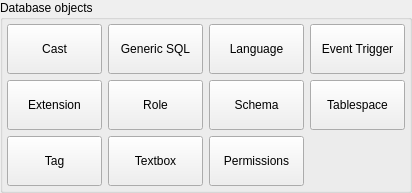
       <widget class="QGroupBox" name="db_objs_grp">
        <property name="title">
         <string>Database objects</string>
        </property>
        <layout class="QGridLayout" name="gridLayout_9">
         <property name="leftMargin">
          <number>4</number>
         </property>
         <property name="topMargin">
          <number>4</number>
         </property>
         <property name="rightMargin">
          <number>4</number>
         </property>
         <property name="bottomMargin">
          <number>4</number>
         </property>
         <item row="0" column="0">
          <widget class="QWidget" name="db_objs_btns_wgt" native="true">
           <property name="sizePolicy">
            <sizepolicy hsizetype="Preferred" vsizetype="Fixed">
             <horstretch>0</horstretch>
             <verstretch>0</verstretch>
            </sizepolicy>
           </property>
           <layout class="QGridLayout" name="gridLayout_4">
            <property name="leftMargin">
             <number>0</number>
            </property>
            <property name="topMargin">
             <number>0</number>
            </property>
            <property name="rightMargin">
             <number>0</number>
            </property>
            <property name="bottomMargin">
             <number>0</number>
            </property>
            <property name="spacing">
             <number>6</number>
            </property>
            <item row="1" column="2">
             <widget class="QToolButton" name="schema_tb">
              <property name="sizePolicy">
               <sizepolicy hsizetype="Preferred" vsizetype="Fixed">
                <horstretch>0</horstretch>
                <verstretch>0</verstretch>
               </sizepolicy>
              </property>
              <property name="minimumSize">
               <size>
                <width>95</width>
                <height>50</height>
               </size>
              </property>
              <property name="font">
               <font>
                <weight>50</weight>
                <bold>false</bold>
               </font>
              </property>
              <property name="focusPolicy">
               <enum>Qt::NoFocus</enum>
              </property>
              <property name="text">
               <string>Schema</string>
              </property>
              <property name="icon">
               <iconset resource="../res/resources.qrc">
                <normaloff>:/icones/icones/schema.png</normaloff>:/icones/icones/schema.png</iconset>
              </property>
              <property name="iconSize">
               <size>
                <width>32</width>
                <height>32</height>
               </size>
              </property>
              <property name="popupMode">
               <enum>QToolButton::InstantPopup</enum>
              </property>
              <property name="toolButtonStyle">
               <enum>Qt::ToolButtonTextUnderIcon</enum>
              </property>
             </widget>
            </item>
            <item row="1" column="4">
             <widget class="QToolButton" name="tablespace_tb">
              <property name="sizePolicy">
               <sizepolicy hsizetype="Preferred" vsizetype="Fixed">
                <horstretch>0</horstretch>
                <verstretch>0</verstretch>
               </sizepolicy>
              </property>
              <property name="minimumSize">
               <size>
                <width>95</width>
                <height>50</height>
               </size>
              </property>
              <property name="font">
               <font>
                <weight>50</weight>
                <bold>false</bold>
               </font>
              </property>
              <property name="focusPolicy">
               <enum>Qt::NoFocus</enum>
              </property>
              <property name="text">
               <string>Tablespace</string>
              </property>
              <property name="icon">
               <iconset resource="../res/resources.qrc">
                <normaloff>:/icones/icones/tablespace.png</normaloff>:/icones/icones/tablespace.png</iconset>
              </property>
              <property name="iconSize">
               <size>
                <width>32</width>
                <height>32</height>
               </size>
              </property>
              <property name="popupMode">
               <enum>QToolButton::InstantPopup</enum>
              </property>
              <property name="toolButtonStyle">
               <enum>Qt::ToolButtonTextUnderIcon</enum>
              </property>
             </widget>
            </item>
            <item row="1" column="1">
             <widget class="QToolButton" name="role_tb">
              <property name="sizePolicy">
               <sizepolicy hsizetype="Preferred" vsizetype="Fixed">
                <horstretch>0</horstretch>
                <verstretch>0</verstretch>
               </sizepolicy>
              </property>
              <property name="minimumSize">
               <size>
                <width>95</width>
                <height>50</height>
               </size>
              </property>
              <property name="font">
               <font>
                <weight>50</weight>
                <bold>false</bold>
               </font>
              </property>
              <property name="focusPolicy">
               <enum>Qt::NoFocus</enum>
              </property>
              <property name="text">
               <string>Role</string>
              </property>
              <property name="icon">
               <iconset resource="../res/resources.qrc">
                <normaloff>:/icones/icones/role.png</normaloff>:/icones/icones/role.png</iconset>
              </property>
              <property name="iconSize">
               <size>
                <width>32</width>
                <height>32</height>
               </size>
              </property>
              <property name="popupMode">
               <enum>QToolButton::InstantPopup</enum>
              </property>
              <property name="toolButtonStyle">
               <enum>Qt::ToolButtonTextUnderIcon</enum>
              </property>
             </widget>
            </item>
            <item row="0" column="2">
             <widget class="QToolButton" name="language_tb">
              <property name="sizePolicy">
               <sizepolicy hsizetype="Preferred" vsizetype="Fixed">
                <horstretch>0</horstretch>
                <verstretch>0</verstretch>
               </sizepolicy>
              </property>
              <property name="minimumSize">
               <size>
                <width>95</width>
                <height>50</height>
               </size>
              </property>
              <property name="font">
               <font>
                <weight>50</weight>
                <bold>false</bold>
               </font>
              </property>
              <property name="focusPolicy">
               <enum>Qt::NoFocus</enum>
              </property>
              <property name="text">
               <string>Language</string>
              </property>
              <property name="icon">
               <iconset resource="../res/resources.qrc">
                <normaloff>:/icones/icones/language.png</normaloff>:/icones/icones/language.png</iconset>
              </property>
              <property name="iconSize">
               <size>
                <width>32</width>
                <height>32</height>
               </size>
              </property>
              <property name="popupMode">
               <enum>QToolButton::InstantPopup</enum>
              </property>
              <property name="toolButtonStyle">
               <enum>Qt::ToolButtonTextUnderIcon</enum>
              </property>
             </widget>
            </item>
            <item row="0" column="1">
             <widget class="QToolButton" name="genericsql_tb">
              <property name="sizePolicy">
               <sizepolicy hsizetype="Preferred" vsizetype="Fixed">
                <horstretch>0</horstretch>
                <verstretch>0</verstretch>
               </sizepolicy>
              </property>
              <property name="minimumSize">
               <size>
                <width>95</width>
                <height>50</height>
               </size>
              </property>
              <property name="font">
               <font>
                <weight>50</weight>
                <bold>false</bold>
               </font>
              </property>
              <property name="focusPolicy">
               <enum>Qt::NoFocus</enum>
              </property>
              <property name="text">
               <string>Generic SQL</string>
              </property>
              <property name="icon">
               <iconset resource="../res/resources.qrc">
                <normaloff>:/icones/icones/genericsql.png</normaloff>:/icones/icones/genericsql.png</iconset>
              </property>
              <property name="iconSize">
               <size>
                <width>32</width>
                <height>32</height>
               </size>
              </property>
              <property name="popupMode">
               <enum>QToolButton::InstantPopup</enum>
              </property>
              <property name="toolButtonStyle">
               <enum>Qt::ToolButtonTextUnderIcon</enum>
              </property>
             </widget>
            </item>
            <item row="2" column="0">
             <widget class="QToolButton" name="tag_tb">
              <property name="sizePolicy">
               <sizepolicy hsizetype="Preferred" vsizetype="Fixed">
                <horstretch>0</horstretch>
                <verstretch>0</verstretch>
               </sizepolicy>
              </property>
              <property name="minimumSize">
               <size>
                <width>95</width>
                <height>50</height>
               </size>
              </property>
              <property name="font">
               <font>
                <weight>50</weight>
                <bold>false</bold>
               </font>
              </property>
              <property name="focusPolicy">
               <enum>Qt::NoFocus</enum>
              </property>
              <property name="text">
               <string>Tag</string>
              </property>
              <property name="icon">
               <iconset resource="../res/resources.qrc">
                <normaloff>:/icones/icones/tag.png</normaloff>:/icones/icones/tag.png</iconset>
              </property>
              <property name="iconSize">
               <size>
                <width>32</width>
                <height>32</height>
               </size>
              </property>
              <property name="popupMode">
               <enum>QToolButton::InstantPopup</enum>
              </property>
              <property name="toolButtonStyle">
               <enum>Qt::ToolButtonTextUnderIcon</enum>
              </property>
             </widget>
            </item>
            <item row="0" column="0">
             <widget class="QToolButton" name="cast_tb">
              <property name="sizePolicy">
               <sizepolicy hsizetype="Preferred" vsizetype="Fixed">
                <horstretch>0</horstretch>
                <verstretch>0</verstretch>
               </sizepolicy>
              </property>
              <property name="minimumSize">
               <size>
                <width>95</width>
                <height>50</height>
               </size>
              </property>
              <property name="font">
               <font>
                <weight>50</weight>
                <bold>false</bold>
               </font>
              </property>
              <property name="focusPolicy">
               <enum>Qt::NoFocus</enum>
              </property>
              <property name="text">
               <string>Cast</string>
              </property>
              <property name="icon">
               <iconset resource="../res/resources.qrc">
                <normaloff>:/icones/icones/cast.png</normaloff>:/icones/icones/cast.png</iconset>
              </property>
              <property name="iconSize">
               <size>
                <width>32</width>
                <height>32</height>
               </size>
              </property>
              <property name="shortcut">
               <string>A</string>
              </property>
              <property name="popupMode">
               <enum>QToolButton::InstantPopup</enum>
              </property>
              <property name="toolButtonStyle">
               <enum>Qt::ToolButtonTextUnderIcon</enum>
              </property>
             </widget>
            </item>
            <item row="1" column="0">
             <widget class="QToolButton" name="extension_tb">
              <property name="sizePolicy">
               <sizepolicy hsizetype="Preferred" vsizetype="Fixed">
                <horstretch>0</horstretch>
                <verstretch>0</verstretch>
               </sizepolicy>
              </property>
              <property name="minimumSize">
               <size>
                <width>95</width>
                <height>50</height>
               </size>
              </property>
              <property name="font">
               <font>
                <weight>50</weight>
                <bold>false</bold>
               </font>
              </property>
              <property name="focusPolicy">
               <enum>Qt::NoFocus</enum>
              </property>
              <property name="text">
               <string>Extension</string>
              </property>
              <property name="icon">
               <iconset resource="../res/resources.qrc">
                <normaloff>:/icones/icones/extension.png</normaloff>:/icones/icones/extension.png</iconset>
              </property>
              <property name="iconSize">
               <size>
                <width>32</width>
                <height>32</height>
               </size>
              </property>
              <property name="popupMode">
               <enum>QToolButton::InstantPopup</enum>
              </property>
              <property name="toolButtonStyle">
               <enum>Qt::ToolButtonTextUnderIcon</enum>
              </property>
             </widget>
            </item>
            <item row="0" column="4">
             <widget class="QToolButton" name="eventtrigger_tb">
              <property name="sizePolicy">
               <sizepolicy hsizetype="Preferred" vsizetype="Fixed">
                <horstretch>0</horstretch>
                <verstretch>0</verstretch>
               </sizepolicy>
              </property>
              <property name="minimumSize">
               <size>
                <width>95</width>
                <height>50</height>
               </size>
              </property>
              <property name="font">
               <font>
                <weight>50</weight>
                <bold>false</bold>
               </font>
              </property>
              <property name="focusPolicy">
               <enum>Qt::NoFocus</enum>
              </property>
              <property name="text">
               <string>Event Trigger</string>
              </property>
              <property name="icon">
               <iconset resource="../res/resources.qrc">
                <normaloff>:/icones/icones/eventtrigger.png</normaloff>:/icones/icones/eventtrigger.png</iconset>
              </property>
              <property name="iconSize">
               <size>
                <width>32</width>
                <height>32</height>
               </size>
              </property>
              <property name="popupMode">
               <enum>QToolButton::InstantPopup</enum>
              </property>
              <property name="toolButtonStyle">
               <enum>Qt::ToolButtonTextUnderIcon</enum>
              </property>
             </widget>
            </item>
            <item row="2" column="1">
             <widget class="QToolButton" name="textbox_tb">
              <property name="sizePolicy">
               <sizepolicy hsizetype="Preferred" vsizetype="Fixed">
                <horstretch>0</horstretch>
                <verstretch>0</verstretch>
               </sizepolicy>
              </property>
              <property name="minimumSize">
               <size>
                <width>95</width>
                <height>50</height>
               </size>
              </property>
              <property name="font">
               <font>
                <weight>50</weight>
                <bold>false</bold>
               </font>
              </property>
              <property name="focusPolicy">
               <enum>Qt::NoFocus</enum>
              </property>
              <property name="text">
               <string>Textbox</string>
              </property>
              <property name="icon">
               <iconset resource="../res/resources.qrc">
                <normaloff>:/icones/icones/textbox.png</normaloff>:/icones/icones/textbox.png</iconset>
              </property>
              <property name="iconSize">
               <size>
                <width>32</width>
                <height>32</height>
               </size>
              </property>
              <property name="popupMode">
               <enum>QToolButton::InstantPopup</enum>
              </property>
              <property name="toolButtonStyle">
               <enum>Qt::ToolButtonTextUnderIcon</enum>
              </property>
             </widget>
            </item>
            <item row="2" column="2">
             <widget class="QToolButton" name="db_sch_perms_tb">
              <property name="sizePolicy">
               <sizepolicy hsizetype="Preferred" vsizetype="Fixed">
                <horstretch>0</horstretch>
                <verstretch>0</verstretch>
               </sizepolicy>
              </property>
              <property name="minimumSize">
               <size>
                <width>95</width>
                <height>50</height>
               </size>
              </property>
              <property name="font">
               <font>
                <weight>50</weight>
                <bold>false</bold>
               </font>
              </property>
              <property name="focusPolicy">
               <enum>Qt::NoFocus</enum>
              </property>
              <property name="text">
               <string>Permissions</string>
              </property>
              <property name="icon">
               <iconset resource="../res/resources.qrc">
                <normaloff>:/icones/icones/permission.png</normaloff>:/icones/icones/permission.png</iconset>
              </property>
              <property name="iconSize">
               <size>
                <width>32</width>
                <height>32</height>
               </size>
              </property>
              <property name="popupMode">
               <enum>QToolButton::InstantPopup</enum>
              </property>
              <property name="toolButtonStyle">
               <enum>Qt::ToolButtonTextUnderIcon</enum>
              </property>
             </widget>
            </item>
           </layout>
          </widget>
         </item>
        </layout>
       </widget>
